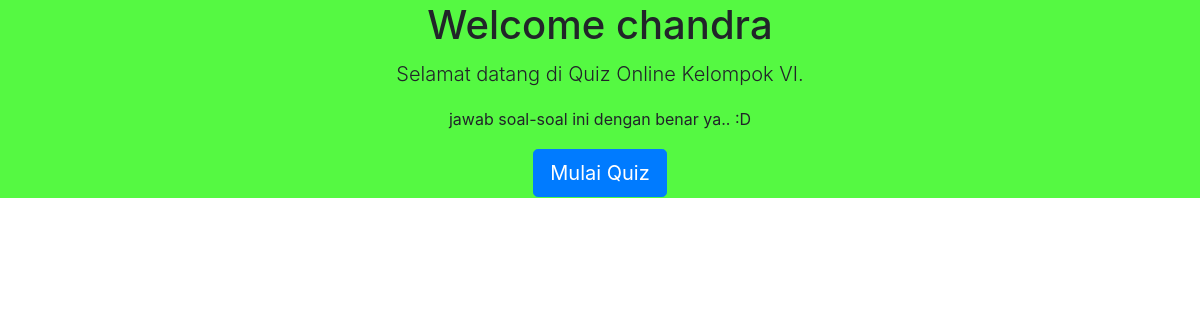
/halaman/loginuser.php, run on an earlier commit of the app's database.
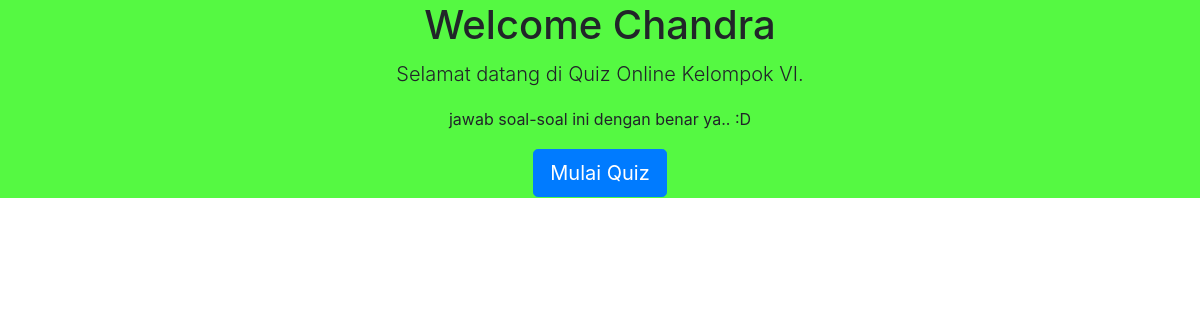
And on a later commit of the database.
### tables this page shows
CREATE TABLE `peserta` (
  `id_user` int(20) NOT NULL,
  `nama` varchar(100) NOT NULL,
  `email` varchar(20) NOT NULL,
  `password` varchar(100) NOT NULL,
  `aktif` int(11) NOT NULL
);

### halaman/loginuser.php (the view, shortened to what this page needs)
<!doctype html>
<html>
<head>
	<link rel="stylesheet" href="../asset/css/bootstrap.css">
</head>
<body>
	<?php
	include "../koneksi.php";
	$qry=mysqli_query($koneksi, "select nama from peserta order by id_user desc");
	$data=mysqli_fetch_array($qry);
	$nama=$data['nama'];
	?>
	<table border="0" width="100%" bgcolor="#55F942">
		<tr>
			<td>
				<center><h1>Welcome <?php echo "$nama"; ?></h1></center>
		    </td>
		</tr>
		<tr>
			<td>
				<center><p class="lead">Selamat datang di Quiz Online Kelompok VI.</p></center>
			</td>
		</tr>
		<tr>
			<td>
				<center><p>jawab soal-soal ini dengan benar ya.. :D</p></center>
			</td>
		</tr>
		<tr>
			<td><center><a class="btn btn-primary btn-lg" href="index.php?page=session" role="button">Mulai Quiz</a></cente></td>
		</tr>
	</table> <br><br>
</body>
</html>

### koneksi.php (shortened to what this page needs)
<!doctype html>
<html>
<head>
</head>
<body>
</body>
</html>

What changed in the data, as far as the page shows it:
removed peserta: nama "chandra"
added peserta: nama "Chandra"
